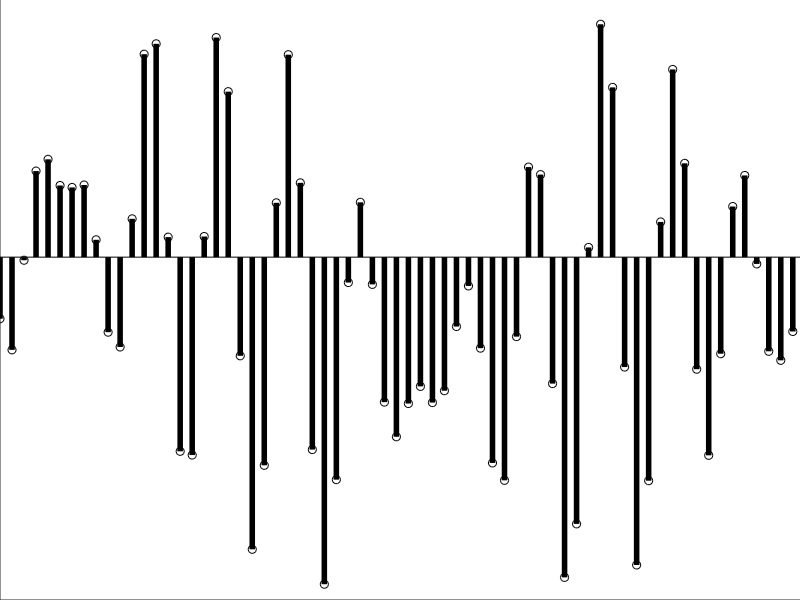
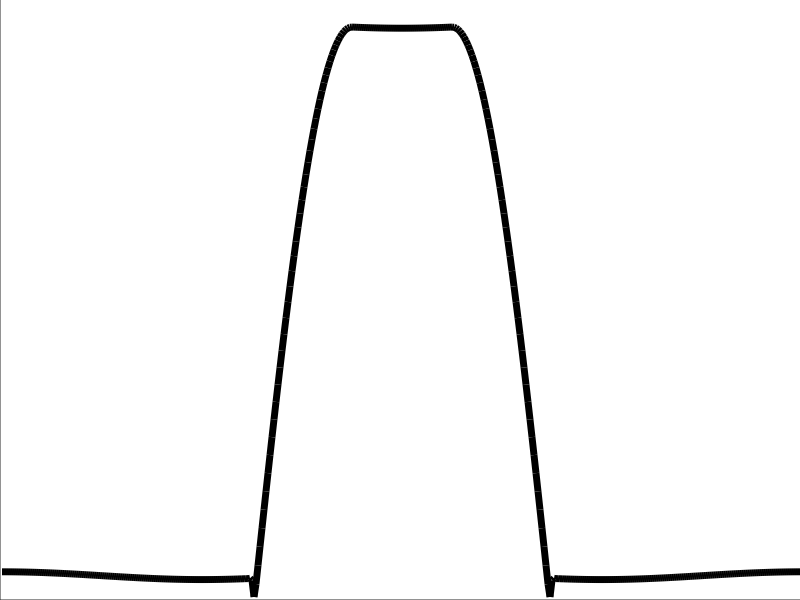

The MATLAB script that drew these images, in order:
%% Audio signal

rng(1); % Random seed
n = 5;

t = linspace(0,20,1000);
A = rand(1,n)*10;
w = rand(1,n)*5;
phi= rand(1,n)*2*pi;

sig = sum(A.*sin(kron(w,t')+phi), 2);

fig = figure(); hold on;
% plot(t, sig, 'k', 'LineWidth', 15.0);
subsample = 15;
stem(t(1:subsample:end), sig(1:subsample:end), 'k', 'LineWidth', 4.0);
set(gca,'xtick',[])
set(gca,'ytick',[])
set(gca, 'Position', [0,0,1,1]);

%% Low-pass filter

B=0.5;      %Beta value
Ts = 0.25;  %Sampling interval
N=200;     %Number of samples
t=-N*Ts:Ts:(N-1)*Ts;
%Formula
pt_RRC = ((sin(pi*t.*(1-B)) + 4*B*t.*cos(pi*t*(1+B))) ./ (pi*t.*(1-(4*B*t).^2)));
loc = isnan(pt_RRC);
pt_RRC(loc)=(pt_RRC(circshift(loc,1))+pt_RRC(circshift(loc,length(pt_RRC)-1)))/2 ;
% figure(); plot(pt_RRC); hold on;

fig=figure(); hold on;
plot(abs(fftshift(fft(pt_RRC))), 'k', 'LineWidth', 5.0);
set(gca,'xtick',[])
set(gca,'ytick',[])
set(gca, 'Position', [0,0,1,1]);
